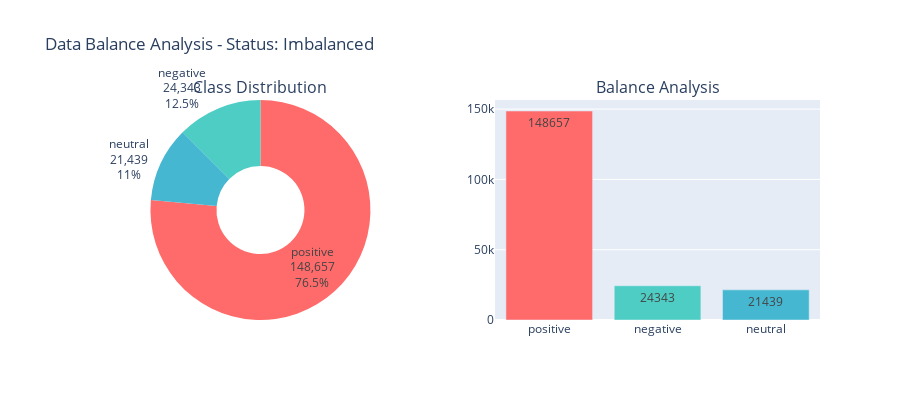

Here is the notebook cell this chart was saved with:
### Markdown cell above
## 5. Check Data Balance 

determine if our dataset is balanced across sentiment labels.

### Code cell
# Analyze data balance
print("DATA BALANCE ANALYSIS")
print("=" * 50)

sentiment_counts = df['sentiment_label'].value_counts()
total_reviews = len(df)

# Calculate balance metrics
balance_ratio = sentiment_counts.min() / sentiment_counts.max()
majority_class = sentiment_counts.index[0]
minority_class = sentiment_counts.index[-1]

print(f"Total Reviews: {total_reviews:,}")
print(f"Majority Class: {majority_class} ({sentiment_counts[majority_class]:,} reviews)")
print(f"Minority Class: {minority_class} ({sentiment_counts[minority_class]:,} reviews)")
print(f"Balance Ratio: {balance_ratio:.3f}")

# Determine if dataset is balanced
if balance_ratio >= 0.8:
    balance_status = "Well Balanced "
    color = "green"
elif balance_ratio >= 0.5:
    balance_status = "Moderately Balanced "
    color = "orange"
else:
    balance_status = "Imbalanced"
    color = "red"

print(f"Status: {balance_status}")

# Calculate imbalance impact
imbalance_percentage = ((sentiment_counts.max() - sentiment_counts.min()) / total_reviews) * 100
print(f"Imbalance Impact: {imbalance_percentage:.1f}% of total data")

# Recommendations based on balance
print(f"\nRECOMMENDATIONS:")
if balance_ratio < 0.5:
    print("- Consider oversampling minority class (SMOTE)")
    print("- Use stratified sampling for train/test split")
    print("- Apply class weights in model training")
    print("- Consider ensemble methods")
elif balance_ratio < 0.8:
    print("- Use stratified sampling for train/test split")
    print("- Monitor precision/recall for minority class")
else:
    print("- Dataset is well balanced")
    print("- Standard train/test split should work well")

# Visualize balance with recommendations
fig = make_subplots(
    rows=1, cols=2,
    specs=[[{"type": "pie"}, {"type": "bar"}]],
    subplot_titles=("Class Distribution", "Balance Analysis")
)

# Pie chart showing distribution
colors = ['#FF6B6B', '#4ECDC4', '#45B7D1']
fig.add_trace(
    go.Pie(
        labels=sentiment_counts.index,
        values=sentiment_counts.values,
        hole=0.4,
        marker=dict(colors=colors),
        textinfo='label+percent+value'
    ),
    row=1, col=1
)

# Bar chart with balance threshold
fig.add_trace(
    go.Bar(
        x=sentiment_counts.index,
        y=sentiment_counts.values,
        marker=dict(color=colors),
        text=sentiment_counts.values,
        textposition='auto'
    ),
    row=1, col=2
)

fig.update_layout(
    title_text=f"Data Balance Analysis - Status: {balance_status}",
    height=400,
    showlegend=False
)

fig.show()

# Show class distribution over ratings
rating_sentiment_crosstab = pd.crosstab(df['overall'], df['sentiment_label'], normalize='index') * 100
print(f"\nSentiment Distribution by Rating:")
print(rating_sentiment_crosstab.round(1))

### Figure 1 — Plotly figure (JSON) as saved in the notebook; plotly's stock layout.template omitted (floating-point values rounded to 4 significant figures)
{"data": [{"domain": {"x": [0, 0.45], "y": [0, 1]}, "hole": 0.4, "labels": ["positive", "negative", "neutral"], "marker": {"colors": ["#FF6B6B", "#4ECDC4", "#45B7D1"]}, "textinfo": "label+percent+value", "type": "pie", "values": [148657, 24343, 21439]}, {"marker": {"color": ["#FF6B6B", "#4ECDC4", "#45B7D1"]}, "text": [148700.0, 24340.0, 21440.0], "textposition": "auto", "type": "bar", "x": ["positive", "negative", "neutral"], "xaxis": "x", "y": [148657, 24343, 21439], "yaxis": "y"}], "layout": {"annotations": [{"font": {"size": 16}, "showarrow": false, "text": "Class Distribution", "x": 0.225, "xanchor": "center", "xref": "paper", "y": 1, "yanchor": "bottom", "yref": "paper"}, {"font": {"size": 16}, "showarrow": false, "text": "Balance Analysis", "x": 0.775, "xanchor": "center", "xref": "paper", "y": 1, "yanchor": "bottom", "yref": "paper"}], "height": 400, "showlegend": false, "title": {"text": "Data Balance Analysis - Status: Imbalanced"}, "xaxis": {"anchor": "y", "domain": [0.55, 1]}, "yaxis": {"anchor": "x", "domain": [0, 1]}}}
